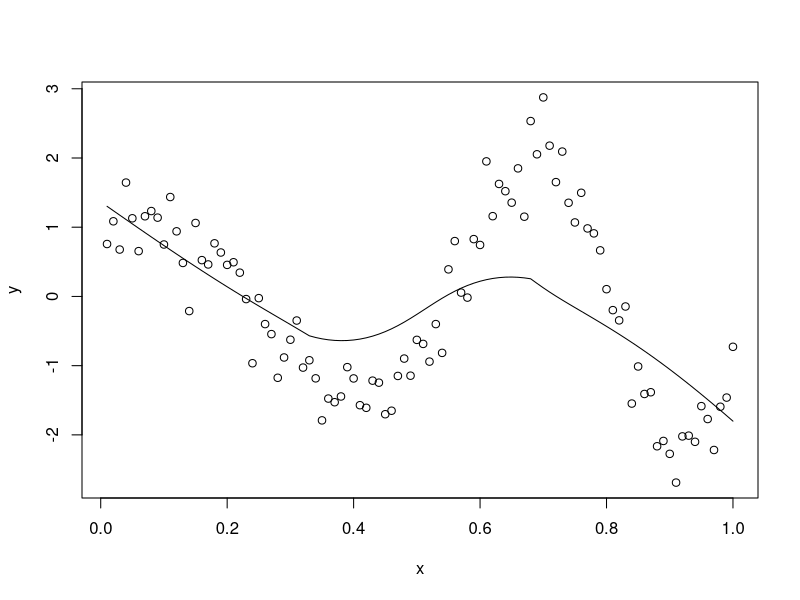

R code for this plot:
# 设置工作路径
setwd("D:\\softwares\\applied statistics\\rcodelearning\\chap27\\sourcecode")
# 设置随机数
set.seed(1)
# 设置样本量
samplesize <- 100
# 生成x
x <- (1:samplesize) / 100
# 生成y
y <- cos(2 * pi * exp(x)) * exp(x) + rnorm(samplesize, 0, 0.4)
# 合并为dataframe
dataf <- data.frame(x, y)
# 平滑样本点
res <- lowess(
    x, # X坐标
    y, # Y坐标
    f = 2 / 3 # 参与平滑的样本点比例
)
# 开始绘图
dev.new()
# 保存文件
pdf("../codeimage/code5.pdf")
# 绘制散点图
plot(x, y, data = dataf)
# 绘制核密度曲线，必须是dataf$这种形式
lines(res, type = "l")
# 关闭图形
dev.off()
# 关闭文件
dev.off()
# 保存工作空间
save.image("R5.RData")
